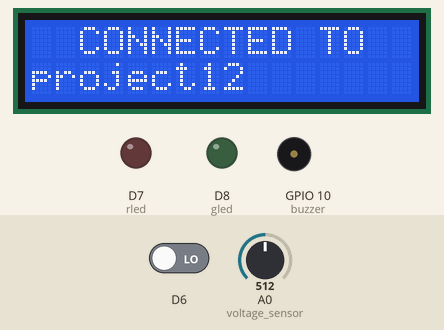
Recording of a sketch running on a simulated ESP8266 (NodeMCU). Parts: 16×2 character LCD, output pins drawn as LEDs (lit = HIGH), buzzer (waves = sounding, pin HIGH). Inputs (shaded band) come from the test bench; at power-on: A0 (voltage_sensor) = 512, D6 LOW. WiFi joins after 1.5 s; servers stay silent unless stated; uploads are accepted with an empty reply; what the sketch prints to the serial monitor is not drawn.

Above: at 4.3 s.
At 12.9 s:
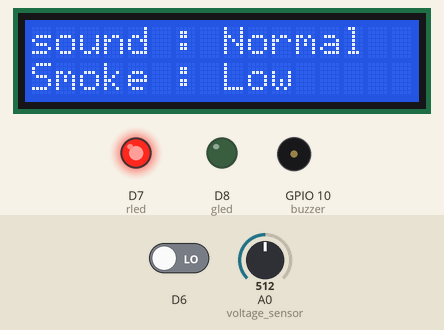
13.0 s: A0 (voltage_sensor) set to 535
14.8 s: A0 (voltage_sensor) set to 562
At 17.8 s:
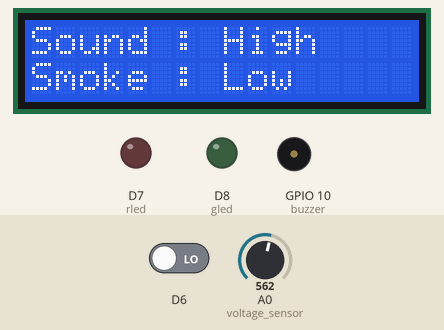
18.1 s: D6 driven HIGH
At 21.1 s:
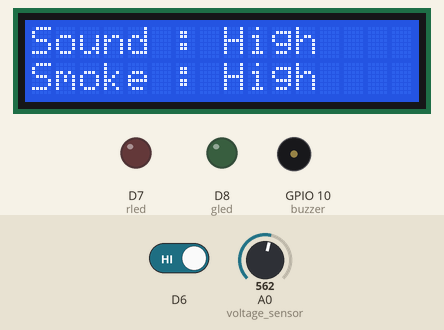
21.9 s: A0 (voltage_sensor) set to 540
At 26.1 s:
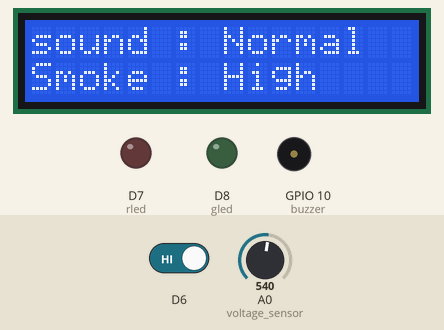
Timing chart, 0 to 26.7 s (numbered marks = the images above; inputs shaded):
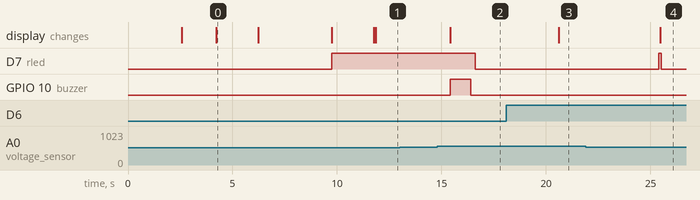

The sketch:

vehicle_and_noice.ino
```cpp
/*
  WiFiEsp example: WebClient

  This sketch connects to google website using an ESP8266 module to
  perform a simple web search.

  For more details see: http://yaab-arduino.blogspot.com/p/wifiesp-example-client.html
*/

// http://projectsiot.xyz/IoTProjects/AirSoundPollution/asdisplay.php


#include <ESP8266WiFi.h>
#include <ESP8266HTTPClient.h>
#include <String.h>
#include <LiquidCrystal.h>

// WiFi parameters to be configured
const char* ssid = "project12"; // Hoofdlettergevoelig
const char* password = "project123456"; // Hoofdlettergevoelig

String a = "http://sms.scubedigi.com/api.php?username=Mydreamacd&password=Mydre@m123&to=8897720828&from=MYDREM&message=";
String msg = "\0";
String r = "http://projectsiot.xyz/IoTProjects/AirSoundPollution/pfupload.php?a=";
String rs = "\0";
int v = 0;

#define voltage_sensor A0
#define buzzer 10
#define rled D7
#define gled D8

unsigned int previous_status = 0;
unsigned int present_status = 0;
unsigned int vol = 0;
unsigned int alc = 0;
float voltage = 0.0;
float sound = 0.0;

String charging_status = "\0";
char state = 'U';

char state1;

LiquidCrystal lcd (D0,D1,D2,D3,D4,D5);

void beep ()
{
  digitalWrite(buzzer, HIGH);
  delay(1000);
  digitalWrite(buzzer, LOW);
  delay(100);
}


void setup()
{
  // initialize serial for debugging
  Serial.begin(9600);

  lcd.begin(16, 2);
  lcd.clear();
  lcdstring(0,0,"VEHIVLE $ NOICE");
  lcdstring(0,1,"MONITORING SYSTEM");
  delay(2000);

pinMode(buzzer,OUTPUT);
pinMode(gled,OUTPUT);
pinMode(rled,OUTPUT);
pinMode(voltage_sensor,INPUT);

  digitalWrite(rled, LOW);
  digitalWrite(gled, LOW);
Serial.print("Bezig met verbinden");
  WiFi.begin(ssid, password); // Connect to WiFi

  // while wifi not connected yet, print '.'
  // then after it connected, get out of the loop
  while (WiFi.status() != WL_CONNECTED) {
     delay(500);
     lcd.clear();
  lcdstring(0,0," CONNECTING  TO ");
  lcdstring(0,1,ssid);
  delay(200);
     Serial.print(".");
  }

  Serial.println("OK!");

  // Access Point (SSID).
  Serial.print("SSID: ");
  Serial.println(WiFi.SSID());

  // IP adres.
  Serial.print("IP: ");
  Serial.println(WiFi.localIP());
Serial.println("state---------------1");
  // Signaalsterkte.
  long rssi = WiFi.RSSI();
  Serial.print("Signaal sterkte (RSSI): ");
  Serial.print(rssi);
  Serial.println(" dBm");
  Serial.println("");
     lcd.clear();
  lcdstring(0,0,"  CONNECTED TO  ");
  lcdstring(0,1,ssid);
  delay(2000);

lcd.clear();
  lcdstring(0,0,"  SERVER INT.  ");
  lcdstring(0,1,"  PLEASE WAIT  ");
  delay(2000);
  Serial.print("A = "); Serial.println("http://projectsiot.xyz/IoTProjects/AirSoundPollution/pfupload.php?a=U&b=0");
if(WiFi.status()== WL_CONNECTED){ //Check WiFi connection status

    HTTPClient http; //Declare an object of class HTTPClient

  http.begin("http://projectsiot.xyz/IoTProjects/AirSoundPollution/pfupload.php?a=U&b=0");

int httpCode = http.GET(); //Send the request
    if (httpCode > 0) { //Check the returning code
      String payload = http.getString(); //Get the request response payload
      Serial.println(payload); //Print the response payload
    }
    http.end(); //Close connection

delay(500);
}
Serial.print(F("sending init message............"));
Serial.print("msg = "); Serial.println("http://sms.scubedigi.com/api.php?username=Mydreamacd&password=Mydre@m123&to=8897720828&from=MYDREM&message=KIT%20STARTED");
if(WiFi.status()== WL_CONNECTED){ //Check WiFi connection status

    HTTPClient http; //Declare an object of class HTTPClient

 http.begin("http://sms.scubedigi.com/api.php?username=Mydreamacd&password=Mydre@m123&to=8897720828&from=MYDREM&message=KIT%20STARTED");

int httpCode = http.GET(); //Send the request
    if (httpCode > 0) { //Check the returning code
      String payload = http.getString(); //Get the request response payload
      Serial.println(payload); //Print the response payload
    }
    http.end(); //Close connection

delay(500);
digitalWrite(rled,HIGH);
}


lcd.clear();
  lcdstring(0,0,"  SERVER INT.  ");
  lcdstring(0,1,"      DONE      ");
  delay(2000);
lcd.clear();
//Serial.println(F("PLEASE SHOW CARD "));
}

void loop()
{
 vol = analogRead(voltage_sensor);
delay(50);
Serial.print("sensor value = "); Serial.println(vol);

  v =  vol/10;

Serial.print("sensor % value = "); Serial.println(v);

if(vol>550)
{
  Serial.println("Sound Pollution");
  state='Y';
  lcdstring(0,0,"Sound : High    ");
 beep ();
 //msg = a + "AIR%20POLLUTION%20DETECTED%20FOR%20TS08EW3500%20CHALLAN%20AMOUNT%20IS:200%20POLLUTION%20IS%20"+String(v);
Serial.println(msg);
//sendsms ();
delay(100);

digitalWrite(rled,LOW);
  delay(4000);
}
else
{
  lcdstring(0,0,"sound : Normal    ");
  state='N';
  vol = analogRead(voltage_sensor);
  delay(50);
  }

if(digitalRead(D6)==HIGH)
{
state1='Y';
  lcdstring(0,1,"Smoke : High    ");

digitalWrite(rled,LOW);

  delay(4000);
}
else
{

state1='N';
  lcdstring(0,1,"Smoke : Low    ");

}
     rs = r + state + "&b=" + state1;

        Serial.println(rs);
        send2server ();

digitalWrite(rled,HIGH);

}// loop
  void send2server ()
{
Serial.print("rs = "); Serial.println(rs);
if(WiFi.status()== WL_CONNECTED){ //Check WiFi connection status

    HTTPClient http; //Declare an object of class HTTPClient
 http.begin(rs);

int httpCode = http.GET(); //Send the request
    if (httpCode > 0) { //Check the returning code
      String payload = http.getString(); //Get the request response payload
      Serial.println(payload); //Print the response payload
    }
    http.end(); //Close connection

delay(500);
}
}
 void sendsms ()
{
Serial.print("msg = "); Serial.println(msg);
if(WiFi.status()== WL_CONNECTED){ //Check WiFi connection status

    HTTPClient http; //Declare an object of class HTTPClient
 http.begin(msg);

int httpCode = http.GET(); //Send the request
    if (httpCode > 0) { //Check the returning code
      String payload = http.getString(); //Get the request response payload
      Serial.println(payload); //Print the response payload
    }
    http.end(); //Close connection

delay(500);
}
}

void lcdstring (unsigned int a, unsigned int b, String data)
{
  // lcd.clear();
  lcd.setCursor(a, b);
  lcd.print(data);
}
```

Measured:
- the behaviour switches between 550 and 551 on A0 (voltage_sensor) (found by bisection; images 1 and 2)
- after the input at 13.0 s, every drawn part: stays the same
- after the input at 14.8 s, D7 (rled): HIGH → LOW after 1.8 s; GPIO 10 (buzzer): LOW → HIGH after 0.61 s, → LOW 1.0 s later; the display: changes after 0.61 s (image 2)
- after the input at 18.1 s, D7 (rled): stays LOW (without the input it goes to HIGH after 3.3 s); GPIO 10 (buzzer): stays LOW (without the input it goes to HIGH after 3.4 s); the display: changes after 2.5 s (image 3)
- after the input at 21.9 s, GPIO 10 (buzzer): stays LOW (without the input it goes to HIGH after 3.6 s); the display: changes after 3.6 s (image 4)
- what the display in image 0 shows lasts 2.0 s, from 4.2 s to 6.2 s
